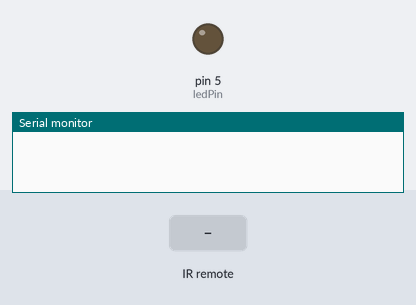
Bench run of a sketch on a simulated Arduino Uno, built with avr-gcc and run on an emulated ATmega328P. On the bench: output pins drawn as LEDs (lit = HIGH), the last lines printed to the serial monitor. The inputs (shaded band) are chosen by the test bench. Random numbers use the default seed unless the sketch sets one.

Above: at 1.2 s.
1.3 s: infrared code 0xF7C03F received
At 2.1 s:
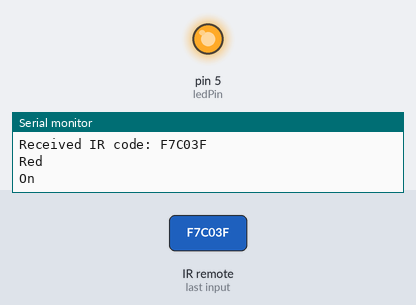
2.8 s: infrared code 0xF720DF received
At 3.55 s:
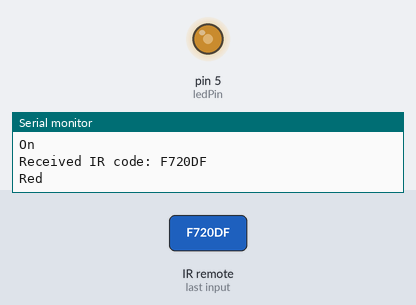
5.8 s: infrared code 0xF7A05F received
At 7.76 s:
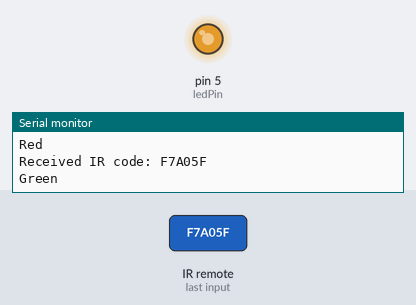
8.8 s: infrared code 0xF7609F received
Timing chart, 0 to 12.8 s (numbered marks = the images above; inputs shaded):
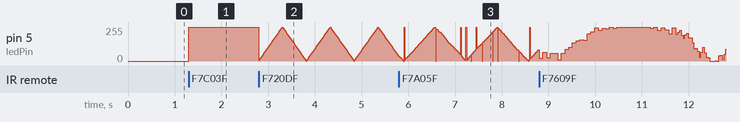

The sketch:

sketch_feb19a.ino
```cpp
#include <IRremote.h>

const int receiverPin = 11;
const int ledPin = 5;  // Пин, к которому подключен светодиод
bool power = false;

IRrecv irrecv(receiverPin);

decode_results results;

int initialBlinkInterval;  // Переменная для хранения исходного значения интервала мигания
int initialFadeInterval;   // Переменная для хранения исходного значения интервала изменения яркости

// Интервалы между миганиями и изменениями яркости (мс)
unsigned long blinkInterval = 50;
unsigned long fadeInterval = 10;

void setup() {
  // Инициализация
  initialBlinkInterval = blinkInterval;  // Сохраняем исходное значение интервала мигания
  initialFadeInterval = fadeInterval;    // Сохраняем исходное значение интервала изменения яркости
  Serial.begin(9600);
  irrecv.enableIRIn();      // Инициализация приемника ИК
  pinMode(ledPin, OUTPUT);  // Устанавливаем пин светодиода как выход
}

int mode;  // переключение режимов

const unsigned long on = 0xF7C03F;               //F7C03F - power
const unsigned long red = 0xF720DF;              // F720DF - red
const unsigned long green = 0xF7A05F;            // F7A05F - green
const unsigned long blue = 0xF7609F;             // F7609F - blue
const unsigned long white = 0xF7E01F;            // F7E01F - white
const unsigned long red_plus_int = 0xF710EF;     // F710EF - red увелечение интервала
const unsigned long red_minus_speed = 0xF730CF;  // F710EF - red уменьшение интервала

// Объявляем переменные для эффекта затухания
int redBrightness = 0;  // Начальная яркость светодиода
int fadeAmount = 5;     // Шаг изменения яркости
unsigned long previousMillis = 0;

void loop() {
  if (irrecv.decode(&results)) {
    Serial.print("Received IR code: ");
    Serial.println(results.value, HEX);

    switch (results.value) {
      case on:  // Если получен сигнал для включения/выключения
        Serial.println("Red");
        powerBtn();
        break;

      case red:  // Если получен сигнал для установки красного цвета
        Serial.println("Red");
        if (power)
          mode = 1;
        break;

      case green:  // Если получен сигнал для установки зеленого цвета
        Serial.println("Green");
        if (power)
          mode = 2;
        // Ваш код для установки зеленого цвета
        break;

      case blue:  // Если получен сигнал для установки синего цвета
        Serial.println("Blue");
        if (power)
          mode = 3;
        // Ваш код для установки синего цвета
        break;

      case white:  // Если получен сигнал для установки белого цвета
        Serial.println("White");
        if (power)
          mode = 4;
        // Ваш код для установки синего цвета
        break;

      case red_plus_int:  // Если получен сигнал для увеличения скорости интвервала мерцания
        Serial.println("Add");
        if (power && mode == 1)
          increaseBlinkInterval(power);
        // Ваш код для установки синего цвета
        break;

      case red_minus_speed:  // Если получен сигнал для уменьшения скорости интвервала мерцания
        Serial.println("Minus");
        if (power && mode == 1)
          decreaseBlinkInterval(power);
        // Ваш код для установки синего цвета
        break;

      default:
        // Ничего не делаем для остальных сигналов
        break;
    }

    irrecv.resume();  // Продолжаем прием данных
    // Serial.println(power, "all");
  }

  // redBtn(true); // постоянное включение красной кнопки
  // greenBtn(true); // постоянное включение зеленой кнопки
  // blueBtn(true);  // постоянное включение синей кнопки

  switch (mode) {
    case 1:
      redBtn(power);
      break;
    case 2:
      greenBtn(power);
      break;
    case 3:
      blueBtn(power);
      break;
    case 4:
      lightBtn(power);
      break;
  }
}

// Функции анимции
// --------------------------------------------
void powerBtn() {
  power = !power;
  if (power) {
    Serial.println("On");
    digitalWrite(ledPin, HIGH);
  } else {
    Serial.println("Off");
    digitalWrite(ledPin, LOW);
  }
}

// красная кнопка - настраиваемые мигания
void redBtn(bool power) {
  unsigned long currentMillis = millis();

  if (power) {
    // Обработка затухания
    if (currentMillis - previousMillis >= fadeInterval) {
      previousMillis = currentMillis;
      redBrightness += fadeAmount;
      if (redBrightness <= 0 || redBrightness >= 255) {
        fadeAmount = -fadeAmount;
      }
      analogWrite(ledPin, redBrightness);
    }

    // Обработка мигания
    if (currentMillis - previousMillis >= blinkInterval) {
      previousMillis = currentMillis;
      digitalWrite(ledPin, !digitalRead(ledPin));  // Мигаем светодиодом
    }
  } else {
    // Выключаем светодиод, если свет выключен
    digitalWrite(ledPin, LOW);
  }
}


// Зеленая кнопка - рандомные мигания
void greenBtn(bool power) {
  if (power) {
    // Генерируем случайное значение для скорости мигания в диапазоне от 100 до 500 мс
    unsigned long blinkInterval = random(100, 500);

    // Генерируем случайное значение для времени между изменениями яркости в диапазоне от 10 до 50 мс
    unsigned long fadeInterval = random(10, 50);

    // Выполняем мигание и затухание светодиода с полученными интервалами
    unsigned long currentMillis = millis();
    static unsigned long previousMillis = currentMillis;
    static unsigned long previousFadeMillis = currentMillis;

    if (currentMillis - previousMillis >= blinkInterval) {
      previousMillis = currentMillis;
      digitalWrite(ledPin, !digitalRead(ledPin));  // Мигаем светодиодом
    }

    if (currentMillis - previousFadeMillis >= fadeInterval) {
      previousFadeMillis = currentMillis;
      redBrightness += fadeAmount;
      if (redBrightness <= 0 || redBrightness >= 255) {
        fadeAmount = -fadeAmount;
      }
      analogWrite(ledPin, redBrightness);
    }
  } else {
    // Выключаем светодиод, если свет выключен
    digitalWrite(ledPin, LOW);
  }
}

// Синяя кнопка - рандом яркость и интервал мерцания
void blueBtn(bool power) {
  if (power) {
    // Задаем случайную начальную яркость
    int brightness = random(0, 255);

    // Интервал времени между изменениями яркости (мс)
    unsigned long interval = random(20, 100);

    // Количество изменений яркости
    int steps = random(10, 30);

    // Изменяем яркость постепенно
    for (int i = 0; i < steps; i++) {
      // Изменяем яркость на случайное значение в пределах [-50, 50]
      brightness += random(-50, 50);
      // Ограничиваем яркость в пределах [0, 255]
      brightness = constrain(brightness, 0, 255);
      // Устанавливаем новую яркость
      analogWrite(ledPin, brightness);
      // Задержка перед следующим изменением
      delay(interval);
    }
  } else {
    // Выключаем светодиод, если свет выключен
    digitalWrite(ledPin, LOW);
  }
}

// Белая кнопка - просто включен
void lightBtn(bool power) {
  if (power) {
    digitalWrite(ledPin, HIGH);
  } else {
    // Выключаем светодиод, если свет выключен
    digitalWrite(ledPin, LOW);
  }
}

void increaseBlinkInterval(bool power) {
  if (power) {
    // Проверяем, не превышает ли новое значение 10-ное значение исходного интервала мигания
    if (blinkInterval < initialBlinkInterval * 10) {
      // Увеличиваем интервал мигания
      blinkInterval += 1;
    }
    // Проверяем, не превышает ли новое значение 10-ное значение исходного интервала изменения яркости
    if (fadeInterval < initialFadeInterval * 10) {
      // Увеличиваем интервал изменения яркости
      fadeInterval += 1;
    }
  }
}

void decreaseBlinkInterval(bool power) {
  if (power) {
    // Уменьшаем интервал мигания и интервал изменения яркости
    blinkInterval -= 1;
    fadeInterval -= 1;
    // Ограничиваем значения интервалов в диапазоне от 1 до исходного значения, но не ниже 1
    blinkInterval = constrain(blinkInterval, 1, initialBlinkInterval);
    fadeInterval = constrain(fadeInterval, 1, initialFadeInterval);
  }
}
```

Measured:
- after the input at 1.3 s, pin 5 (ledPin): 0/255 → 255/255 at once
